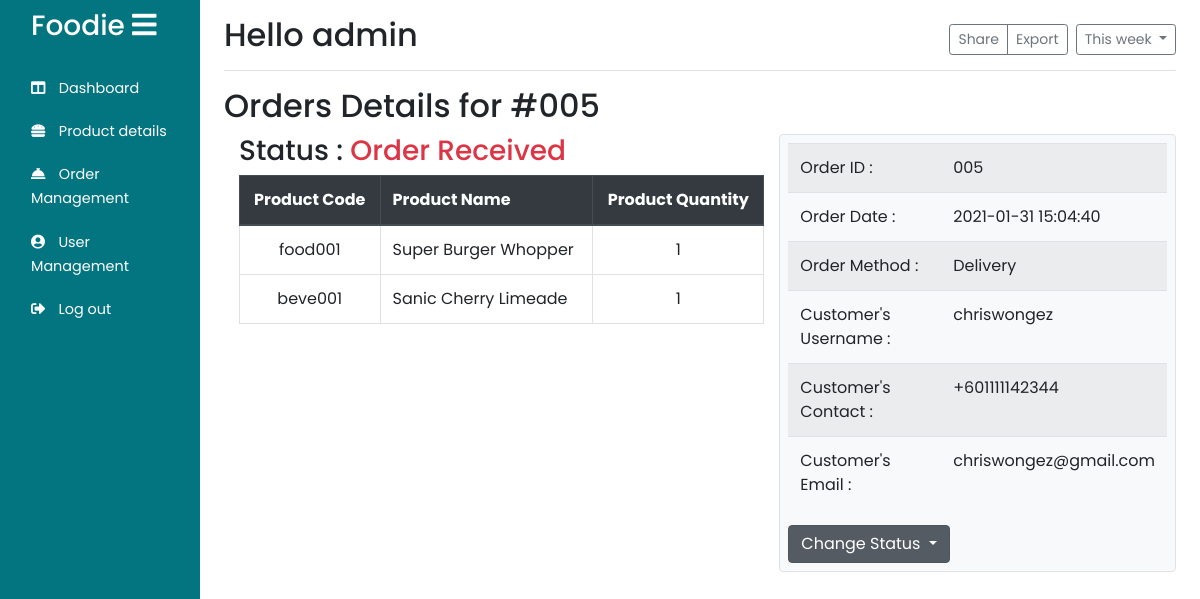
Screenshot of /Admin/orderdetails.php?id=005 (signed in) with the database file from the repository.
### tables this page shows
CREATE TABLE `orderhistory` (
  `orderID` int(3) UNSIGNED ZEROFILL NOT NULL,
  `orderDate` datetime NOT NULL,
  `orderPay` double NOT NULL,
  `orderMethod` varchar(255) NOT NULL,
  `orderStatus` varchar(255) DEFAULT NULL,
  `userID` int(4) UNSIGNED ZEROFILL NOT NULL
);

CREATE TABLE `orderitem` (
  `id` int(4) UNSIGNED ZEROFILL NOT NULL,
  `orderID` int(3) UNSIGNED ZEROFILL NOT NULL,
  `productCode` varchar(255) NOT NULL,
  `quantity` int(11) NOT NULL
);

CREATE TABLE `product` (
  `productID` int(3) NOT NULL,
  `productCode` varchar(255) NOT NULL,
  `productName` varchar(255) NOT NULL,
  `productDesc` varchar(255) NOT NULL,
  `productPrice` double NOT NULL,
  `productImg` varchar(255) NOT NULL,
  `productCategory` varchar(255) NOT NULL,
  `isHide` int(1) NOT NULL DEFAULT 0
);

CREATE TABLE `users` (
  `userID` int(4) UNSIGNED ZEROFILL NOT NULL,
  `username` varchar(255) NOT NULL,
  `userpass` varchar(255) NOT NULL,
  `userlevel` varchar(255) NOT NULL,
  `usercontact` varchar(255) DEFAULT NULL,
  `useremail` varchar(255) NOT NULL,
  `isBlock` tinyint(1) NOT NULL DEFAULT 0,
  `userfirst` varchar(255) DEFAULT NULL,
  `userlast` varchar(255) DEFAULT NULL,
  `userAdd` varchar(255) NOT NULL,
  `userCity` varchar(255) NOT NULL,
  `userState` varchar(255) NOT NULL,
  `userZip` int(6) NOT NULL
);

### Admin/orderdetails.php (the view, shortened to what this page needs)
<?php session_start();
include("../php/dbconnect.php");
if (isset($_GET['id'])) {
    $id = $_GET['id'];
    $query = "SELECT * FROM orderhistory, users, product, orderitem where orderhistory.orderID = $id and orderhistory.userID = users.userID and orderhistory.orderID = orderitem.orderID and orderitem.productCode = product.productCode";
    $result = mysqli_query($con, $query);
    json_encode($row = mysqli_fetch_assoc($result));
    $date = $row['orderDate'];
    $username = $row['username'];
    if ($row['orderMethod'] == 'selfc') {
        $methodcode = $row['orderMethod'];
        $method = "Self Collect";
    } else {
        $method = "Delivery";
    }
    $contact = $row['usercontact'];
    $email = $row['useremail'];
    $status = $row['orderStatus'];
    if ($row['orderMethod'] == 'selfc') {
        if ($status == 'received')
            $statstr = "Order Received";
        else if ($status == 'process')
            $statstr = "Preparing Food";
        else if ($status == 'ready')
            $statstr = "Ready for Self-Collect";
        else if ($status == 'cancel')
            $statstr = "Order Cancelled";
        else if ($status == 'collected')
            $statstr = "Order Collected";
    } else if ($row['orderMethod'] == 'delivery') {
        if ($status == 'received')
            $statstr = "Order Received";
    }
}
?>
<!DOCTYPE html>
<html lang="en">
<head>
</head>
<?php
include_once("./templates/top.php");
?>
<body>
    <div class="container-fluid">
        <div class="row">
            <?php include("./Adminnavbar.php")
            ?>
            <div class="row">
                <div class="col-10">
                    <h2>Orders Details for #<?php echo $id ?></h2>
                </div>
            </div>
            <div class="container-fluid">
                <div class="row">
                    <div class="col-7 ">
                        <h3>Status : <span class="text-danger"><?php echo $statstr ?></span></h3>
                        <table class="table table-bordered w-100">
                            <thead class="thead-dark">
                                <tr>
                                    <th class='text-center'>Product Code</th>
                                    <th>Product Name</th>
                                    <th class='text-center'>Product Quantity</th>
                                </tr>
                            </thead>
                            <tbody>
                                <?php
                                $query = "SELECT * FROM orderhistory, users, product, orderitem where orderhistory.orderID = $id and
                                orderhistory.userID = users.userID and orderhistory.orderID = orderitem.orderID and orderitem.productCode = product.productCode";
                                $result = mysqli_query($con, $query);
                                while ($row = mysqli_fetch_assoc($result)) {
                                    echo "<tr>
                                    <td class='text-center'>" . $row['productCode'] . "</td>
                                    <td>" . $row['productName'] . "</td>
                                    <td class='text-center'>" . $row['quantity'] . "</td>
                                </tr>";
                                }
                                ?>
                            </tbody>
                        </table>
                    </div>
                    <div class="col bg-light border rounded p-2 px-auto ">
                        <table class="table  table-striped mx-auto">
                            <tr>
                                <td>Order ID : </td>
                                <td><?php echo $id ?></td>
                            </tr>
                            <tr>
                                <td>Order Date : </td>
                                <td><?php echo $date ?></td>
                            </tr>
                            <tr>
                                <td>Order Method : </td>
                                <td><?php echo $method ?></td>
                            </tr>
                            <tr>
                                <td>Customer's Username : </td>
                                <td><?php echo $username ?></td>
                            </tr>
                            <tr>
                                <td>Customer's Contact : </td>
                                <td><?php echo $contact ?></td>
                            </tr>
                            <tr>
                                <td>Customer's Email : </td>
                                <td><?php echo $email ?></td>
                            </tr>
                        </table>
                        <div class="dropdown show">
                            <a class="btn btn-secondary dropdown-toggle" href="#" role="button" id="dropdownMenuLink"
                                data-toggle="dropdown" aria-haspopup="true" aria-expanded="false">
                                Change Status
                            </a>
                        </div>
                    </div>
                </div>
            </div>
            </main>
        </div>
    </div>
</body>
</html>

### Admin/Adminnavbar.php (style rules this page uses)
:root { --main-color: #027581; --color-dark: #1d2231; --text-grey: #8390a2; }
* { font-family: "poppins", sans-serif; margin: 0; padding: 0; text-decoration: none; list-style-type: none; box-sizing: border-box; }

### rows the page displays
orderhistory: orderStatus "Order Received", orderitem.productCode "food001", product.productName "Super Burger Whopper", orderitem.quantity "1", orderitem.productCode "beve001", product.productName "Sanic Cherry Limeade", orderDate "2021-01-31 15:04:40", orderMethod "Delivery"
users: username "chriswongez", usercontact "+601111142344", useremail "chriswongez@gmail.com"

### other values shown
$_SESSION["username"] "admin"
$id "005"
